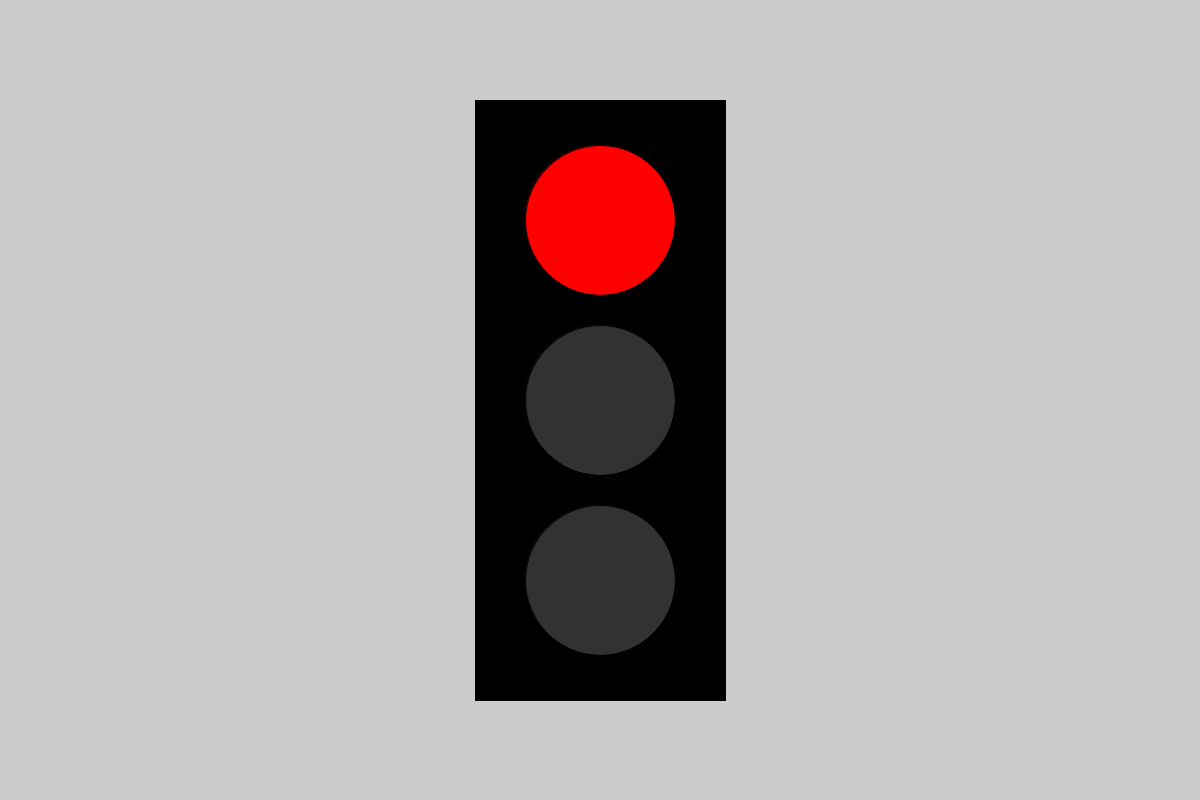
Frame 1 (no input)
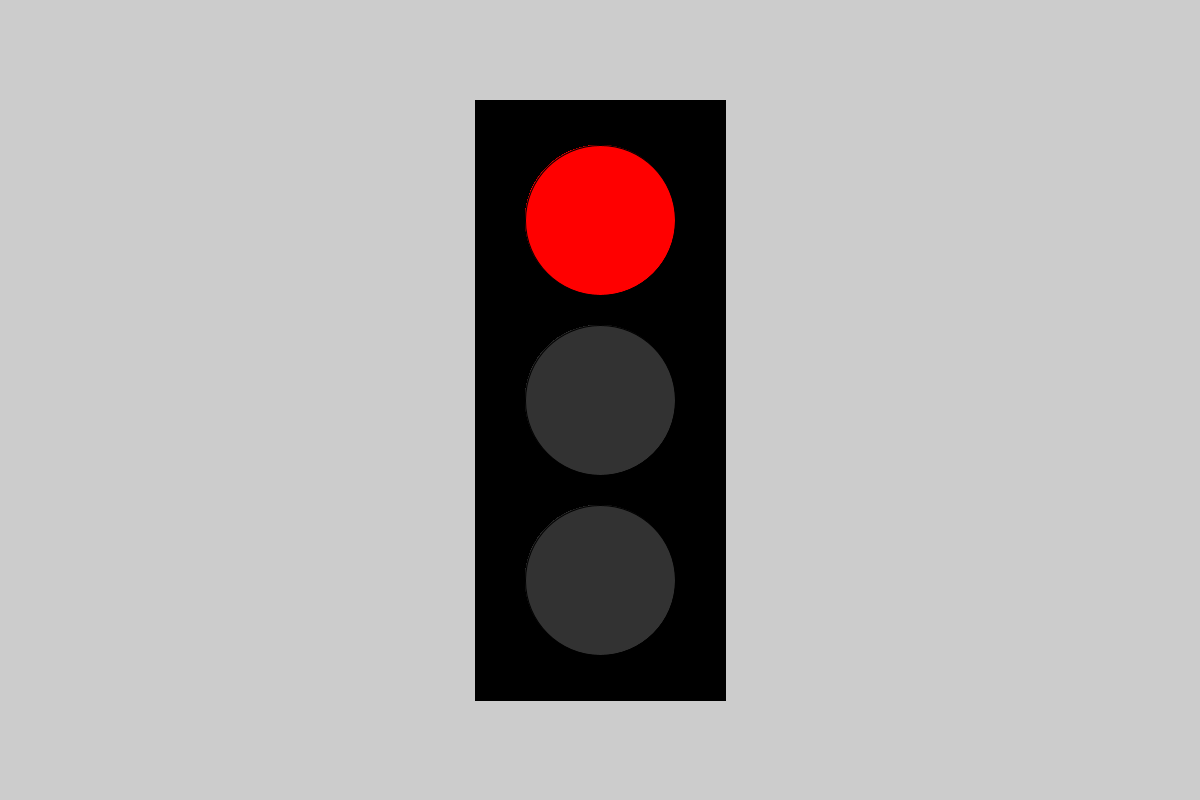
Frame 60 (the mouse pressed at the canvas centre just before this capture)
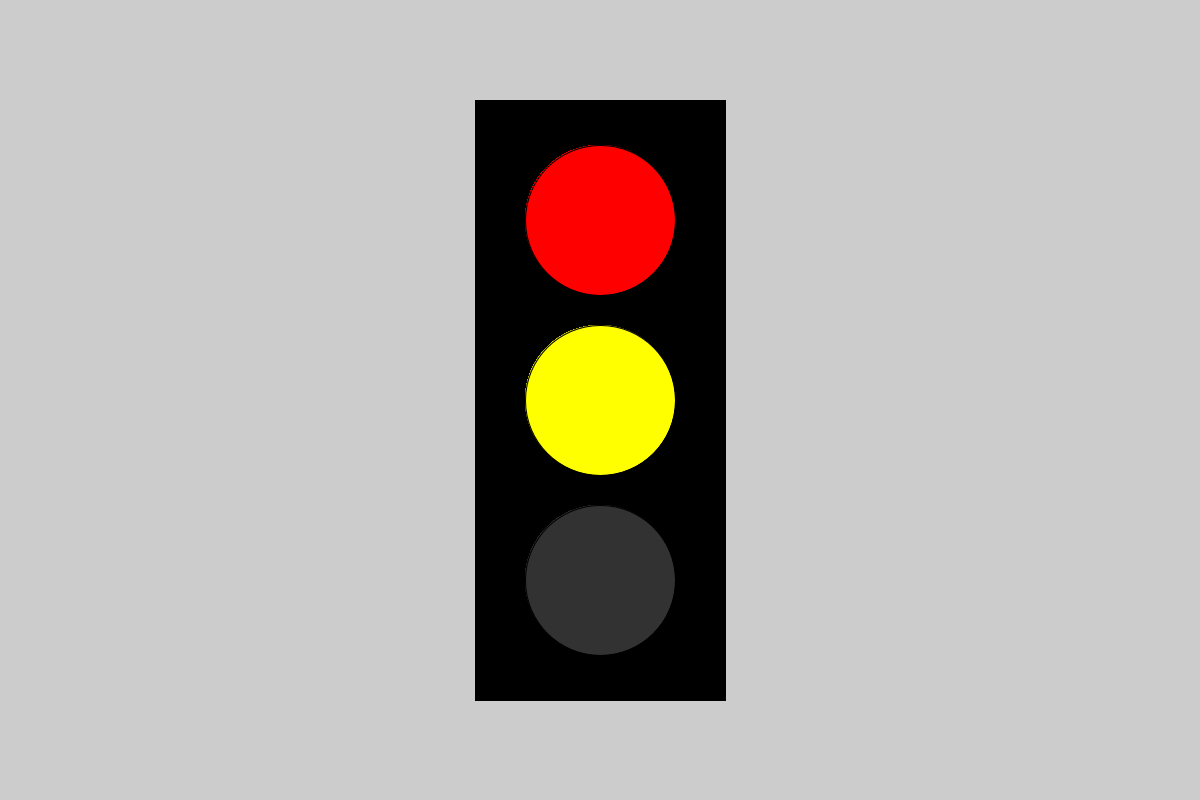
Frame 120 (the mouse held since frame 60 and released just before this capture)

The Processing sketch that drew these frames (run headless with seeded random() and noise(); from frame 60 on, the mouse is pressed at the canvas centre):

// Processing sketch: Task_6
// ── Task_6.pde


//6.a__________________

int Red = color(255,0,0);
int Yellow = color(255,255,0);
int Green = color(0,255,0);
int Off = color(50);

//6.b__________________

int light1 = Red;
int light2 = Yellow;
int light3 = Green;
int light4 = Off;

//6.c__________________

void setup(){
size(1200,800);
fill(0);
float x = width*5/24;
float y = height*3/4;
rect(width/2-x/2,height/2-y/2,x,y);
}

//6.d__________________

void draw(){  
switch(frameCount%400){
  
  case 1:
  light1 = Red;
  light2 = Off;
  light3 = Off;
  break;
  
  case 100:
  light1 = Red;
  light2 = Yellow;
  light3 = Off;
  break;
  
  case 200:
  light1 = Off;
  light2 = Off;
  light3 = Green;
  break;
  
  case 300:
  light1 = Off; 
  light2 = Off;
  light3 = Off;
  break;
}

//6.e__________________
  fill(light1);
  ellipse(width/2,height-height/2-height*9/40,width/8,height*3/16); //Red ellipse
  fill(light2);
  ellipse(width/2,height-height/2,width/8,height*3/16);             //Yellow ellipse
  fill(light3);
  ellipse(width/2,height-height/2+height*9/40,width/8,height*3/16); //Green ellipse
}
